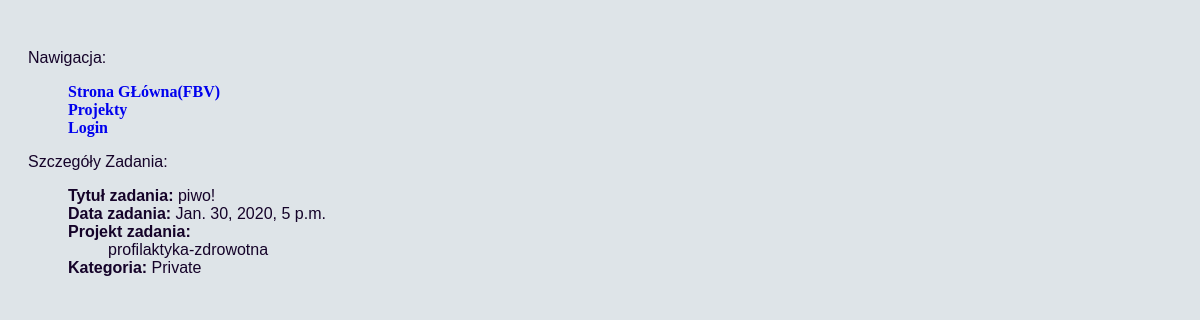
The page /task/2/ on the database its author committed.
### todo/models.py (models this page shows, shortened)
class Task(models.Model):
    desc = models.CharField(max_length=400, verbose_name="description")
    due_date = models.DateTimeField(
        verbose_name="due date", default=timezone.now,)
    category = models.ForeignKey(Category, on_delete=models.PROTECT)
    projects = models.ManyToManyField(Project)
    done_task = models.BooleanField(verbose_name="done task", default=False)

class Project(models.Model):
    title = models.CharField(max_length=120, verbose_name="title")
    class Meta:
        verbose_name = "Project"
        verbose_name_plural = "Projects"
    def __str__(self):
        return self.title

class Category(models.Model):
    name = models.CharField(max_length=120, unique=True, verbose_name="name")
    class Meta:
        verbose_name = "Category"
        verbose_name_plural = "Categories"
    def __str__(self):
        return self.name

### todo/views.py (the view)
class TaskDetails(DetailView):
    model = Task
    template_name = 'todo/task_details.html'

### todo/templates/todo/task_details.html (shortened to what this page needs)
{% extends "base.html" %}
{% block content %}
<p>Szczegóły Zadania:</p>
<ul>
    <li><b> Tytuł zadania:</b> {{ task.desc }} </li>
    <li><b>Data zadania:</b> {{ task.due_date }}</li>
    <li><b>Projekt zadania:</b>
        <ul>
            {% for project in task.projects.all %}
            <li>{{ project }}</li>
            {% endfor %}
        </ul>
    </li>
    <li><b>Kategoria:</b> {{ task.category|default:"&mdash;" }}</li>
{% endblock %}

### todo/static/todo/style.css (style rules this page uses)
body { font-family: Arial, Helvetica, sans-serif; background-color: #dbe2e6e7; color: #150329; position: fixed; padding: 20px 20px 20px 20px; }
ul { list-style: none; }
li { list-style: none; }

### rows shown on the page
Task: desc "piwo!", due_date "Jan. 30, 2020, 5 p.m.", category "Private"
Project: title "profilaktyka-zdrowotna"
